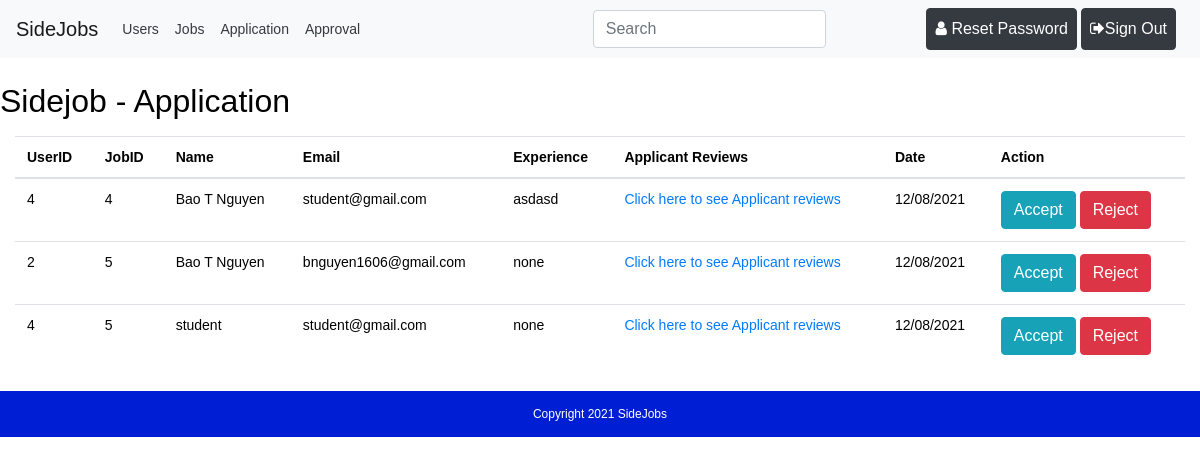
The app's page /templates/application.php (signed in) with its own data.
### tables this page shows
CREATE TABLE `jobapplication` (
  `userid` int(11) NOT NULL,
  `jobid` int(11) NOT NULL,
  `name` varchar(50) NOT NULL,
  `email` varchar(50) NOT NULL,
  `experience` text DEFAULT NULL,
  `date` datetime DEFAULT current_timestamp(),
  `certificate` varchar(255) NOT NULL
);

### templates/application.php (the view, shortened to what this page needs)
<?php
$path = $_SERVER['DOCUMENT_ROOT'];
$path .= "/sidejob/";
require_once($path . 'connect.php');
$user_id = ($_SESSION['userID']);
$ReadSql = "SELECT ja.userid, ja.jobid, ja.name, ja.email, ja.experience, ja.date
						FROM jobapplication ja JOIN jobs j  ON ja.jobid = j.jobID WHERE j.userID = $user_id";
$res = mysqli_query($connection, $ReadSql);
?>
<?php require($path . 'templates/header.php') ?>
	<div class="container-fluid my-4">
		<div class="row my-2">
			<h2>Sidejob - Application</h2>
		</div>
		<table class="table ">
		<thead>
			<tr>
				<th>UserID</th>
				<th>JobID</th>
				<th>Name</th>
				<th>Email</th>
				<th>Experience</th>
				<th>Applicant Reviews</th>
				<th>Date</th>
				<th>Action</th>
			</tr>
		</thead>
		<tbody>
		<?php
		while($r = mysqli_fetch_assoc($res)){
		?>
			<tr>
				<td><?php echo $r['userid']; ?></td>
				<td><?php echo $r['jobid']; ?></td>
				<td><?php echo $r['name']; ?></td>
				<td><?php echo $r['email']; ?></td>
				<td><?php echo $r['experience']; ?></td>
				<td><a href = "review_other.php?userID=<?php echo $r['userid']?>">Click here to see Applicant reviews</a></td>
				<td><?php
				$r['date'] = date("m/d/Y");
				echo $r['date'];
				?></td>
				<td>
					<a href="accept.php?userid=<?php echo $r['userid']; ?>&jobid=<?php echo $r['jobid']; ?>"><button type="button" class="btn btn-info">Accept</button></a>
					<button type="button" class="btn btn-danger btn-xs" data-toggle="modal" data-target="#myModal<?php echo $r['userid']; ?>">Reject</button>
				</td>
			</tr>
		<?php } ?>
		</tbody>
		</table>
	</div>
<?php require($path . 'templates/footer.php') ?>

### css/style.css (style rules this page uses)
* { color: black; }
html, body { height: 100%; }

### templates/header.php (style rules this page uses)
body { font: 14px sans-serif; }

### records on screen
jobapplication: userid "4", jobid "4", name "Bao T Nguyen", email "student@gmail.com", experience "asdasd", date "12/08/2021"
jobapplication: userid "2", jobid "5", name "Bao T Nguyen", email "bnguyen1606@gmail.com", experience "none", date "12/08/2021"
jobapplication: userid "4", jobid "5", name "student", email "student@gmail.com", experience "none", date "12/08/2021"
